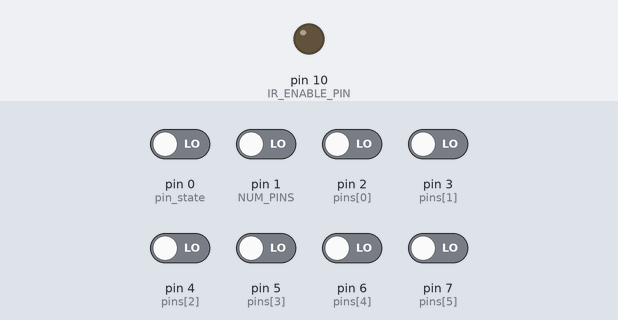
A program run on a simulated Arduino Uno, built for the host (arithmetic inside an expression is 32-bit, double 64-bit). On the bench: output pins drawn as LEDs (lit = HIGH). The test bench sets the inputs (shaded band); at power-on: pin 0 (pin_state), pin 1 (NUM_PINS), pin 2 (pins[0]), pin 3 (pins[1]), pin 4 (pins[2]), pin 5 (pins[3]), pin 6 (pins[4]), pin 7 (pins[5]) LOW.

Above: at 9.6 s.
At 19.25 s:
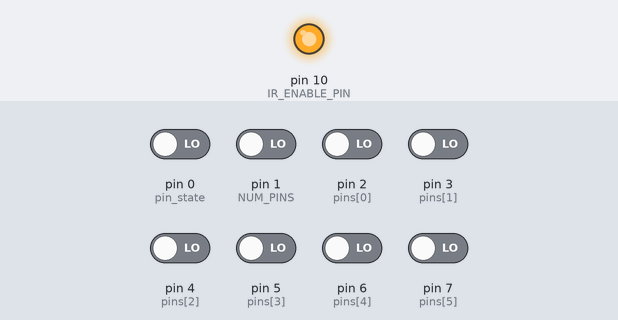
Timing chart, 0 to 34.1 s (numbered marks = the images above):
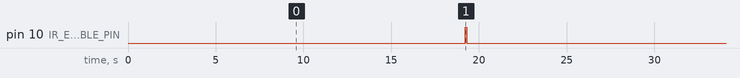

The program:

main.cpp
```cpp
#include <Arduino.h>

#define NUM_PINS 1
const uint8_t pins[8] = {2, 3, 4, 5, 6, 7, 8, 9}; // Pins to read

volatile unsigned int decay_time[NUM_PINS] = {0}; // Array to store on-time for each pin
volatile unsigned int value[NUM_PINS] = {0}; // Array to store the value of each pin
volatile unsigned int value2[NUM_PINS] = {0}; // Array to store the value of each pin
volatile bool pin_state[NUM_PINS] = {0}; // Array to store the state of each pin
volatile unsigned int isr_counter = 0;
volatile bool ir_turned_off = false;

volatile long event_timestamp = 0;
volatile long on_time = 0;
volatile long off_time = 0;

#define IR_ACTIVE_STATE 	HIGH
#define IR_ENABLE_PIN 10

#define PRINT_INTERVAL_MS 1000 // Print every 1000ms (1 second)
unsigned long lastPrintTime = 0;


bool digital_read_fast(uint8_t pin)
{
	if (pin < 8)
	{
		return (PIND & (1 << pin));
	}
	else if (pin < 14)
	{
		return (PINB & (1 << (pin - 8)));
	}
	return false;
}

void digital_write_fast(uint8_t pin, bool value)
{
	if (pin < 8)
	{
		if (value)
		{
			PORTD |= (1 << pin);
		}
		else
		{
			PORTD &= ~(1 << pin);
		}
	}
	else if (pin < 14)
	{
		if (value)
		{
			PORTB |= (1 << (pin - 8));
		}
		else
		{
			PORTB &= ~(1 << (pin - 8));
		}
	}
}

void setup() {
	Serial.begin(250000);

	// Initialize pins as input
    for (uint8_t i = 0; i < NUM_PINS; i++)
	{
        pinMode(pins[i], INPUT);
    }

	pinMode(IR_ENABLE_PIN, OUTPUT);

    // Configure Timer1 for CTC mode
    TCCR1A = 0; // Clear Timer/Counter Control Register A
    TCCR1B = 0; // Clear Timer/Counter Control Register B
    TCNT1  = 0; // Clear Timer/Counter Register

    // Set compare match register for 100 kHz
    OCR1A = (F_CPU / 1) / 100000 - 1; // Assuming 16 MHz clock and x prescaler

	// Set CTC mode and prescaler to None
	TCCR1B |= (1 << WGM12) | (1 << CS10);

    // Set CTC mode and prescaler to 8
    // TCCR1B |= (1 << WGM12) | (1 << CS11);

    // Enable Timer1 compare interrupt
    TIMSK1 |= (1 << OCIE1A);

    // Enable global interrupts
    sei();
}

void loop()
{
    unsigned long currentMillis = millis();
    if (currentMillis - lastPrintTime >= PRINT_INTERVAL_MS) {
        lastPrintTime = currentMillis;

		unsigned long on_time_copy[NUM_PINS];

		for (uint8_t i = 0; i < NUM_PINS; i++)
		{
			on_time_copy[i] = decay_time[i];
		}

        // Print the on-time for each pin
		Serial.println("On-time for each pin:");
		Serial.print("   Pin\t2\t3\t4\t5\t6\t7\t8\t9\n   \t");
        for (uint8_t i = 0; i < NUM_PINS; i++) {
            Serial.print(on_time_copy[i]);
			Serial.print("\t");
        }
		Serial.print("\n  \t");
		for (uint8_t i = 0; i < NUM_PINS; i++) {
            Serial.print(value[i]);
			Serial.print("\t");
        }
		Serial.print("\n  \t");
		for (uint8_t i = 0; i < NUM_PINS; i++) {
            Serial.print(value2[i]);
			Serial.print("\t");
        }
		Serial.println();
		Serial.print("   on_time: ");
		Serial.println(on_time);
    }
}

ISR(TIMER1_COMPA_vect)
{
    // Read the state of each pin and measure the decay time
    for (uint8_t i = 0; i < NUM_PINS; i++) {
        if (digital_read_fast(pins[i]) == IR_ACTIVE_STATE)
		{
			if (pin_state[i] == LOW)	// rising edge
			{
				event_timestamp = isr_counter;
				decay_time[i] = 0;		// reset decay time
				pin_state[i] = HIGH;	// remember state
			}
			if (!ir_turned_off)	// if IR is turned off, start measuring decay time
			{
				decay_time[i]++;
			}
        }
		else
		{
			if (pin_state[i] == HIGH)
			{
				on_time = isr_counter - event_timestamp + 20;
				value[i] = decay_time[i];
				pin_state[i] = LOW;
			}
		}
    }

	if (isr_counter >= 100000)
	{
		isr_counter = 0;
	}
	else
	{
		isr_counter++;
	}

	if (isr_counter == 0)
	{
		digital_write_fast(IR_ENABLE_PIN, HIGH);
		for (uint8_t i = 0; i < NUM_PINS; i++)
		{
			value2[i] = decay_time[i];
			decay_time[i] = 0;
		}
		ir_turned_off = false;
	}

	if (isr_counter == 200)
	{
		ir_turned_off = true;
		digital_write_fast(IR_ENABLE_PIN, LOW);
	}
}
```

Measured:
- by itself, pin 10 (IR_ENABLE_PIN): alternates HIGH for 0.08 s and LOW for 26.1 s
